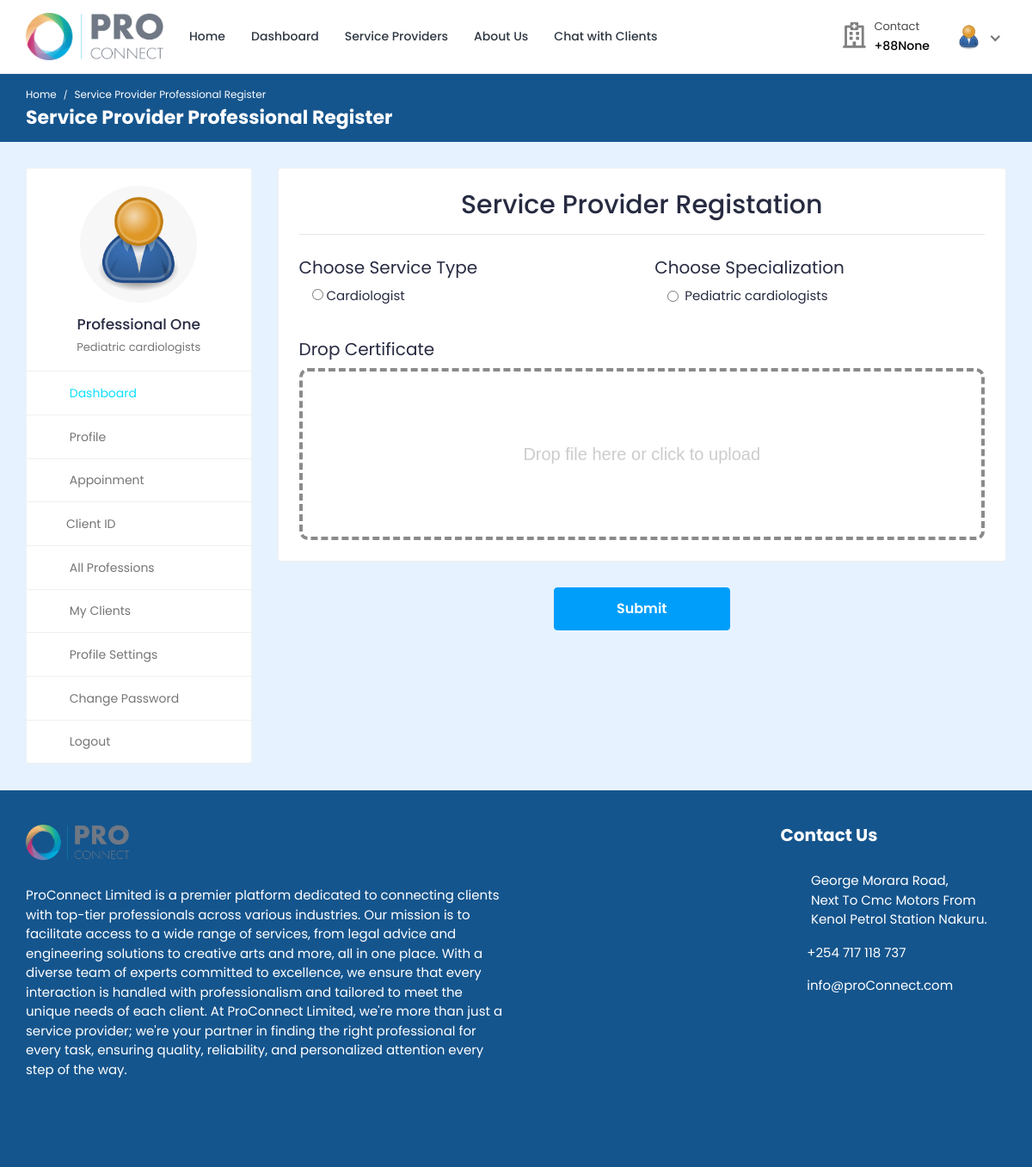
Page /service_provider-professional-register/1/ (signed in) on the committed database.
### professional/models.py (models this page shows, shortened)
class Professional_Information(models.Model):
    PROFESSION_CHOICES = (
        ('medical', 'Medical Services'),
        ('legal', 'Legal Services'),
        ('engineering', 'Engineering Services'),
        ('art', 'Art & Design'),
    )
    professional_id = models.AutoField(primary_key=True)
    user = models.OneToOneField(settings.AUTH_USER_MODEL, on_delete=models.CASCADE, related_name='profile')
    name = models.CharField(max_length=200)
    username = models.CharField(max_length=200, null=True, blank=True)
    gender = models.CharField(max_length=200, null=True, blank=True)
    description = models.TextField(max_length=1000, null=True, blank=True)
    profession = models.CharField(max_length=200, choices=PROFESSION_CHOICES)
    profession_name = models.ForeignKey(ServiceDepartment, on_delete=models.SET_NULL, null=True)
    specialization = models.ForeignKey(specialization, on_delete=models.SET_NULL, null=True)
    featured_image = models.ImageField(upload_to='professionals/', default='professionals/user-default.png')
    certificate_image = models.ImageField(upload_to='professionals_certificates/', default='professionals_certificates/default.png', null=True, blank=True)
    email = models.EmailField(max_length=200, null=True, blank=True)
    phone_number = models.CharField(max_length=200, null=True, blank=True)
    availability = models.CharField(max_length=200, null=True, blank=True)
    consultation_fee = models.IntegerField(null=True, blank=True, default=0)
    address = models.CharField(max_length=200, null=True, blank=True)
    service_name = models.ForeignKey(Service_Provider_Information, on_delete=models.SET_NULL, null=True, blank=True)
    profession = models.CharField(max_length=200, choices=PROFESSION_CHOICES, null=True, blank=True)
    institute = models.CharField(max_length=200, null=True, blank=True)
    degree = models.CharField(max_length=200, null=True, blank=True)
    completion_year = models.CharField(max_length=200, null=True, blank=True)
    work_place = models.CharField(max_length=200, null=True, blank=True)
    designation = models.CharField(max_length=200, null=True, blank=True)
    start_year = models.CharField(max_length=200, null=True, blank=True)
    end_year = models.CharField(max_length=200, null=True, blank=True)
    register_status = models.CharField(max_length=200, null=True, blank=True, default='Accepted')

### service_provider_admin/models.py (models this page shows, shortened)
class specialization(models.Model):
    specialization_id = models.AutoField(primary_key=True)
    specialization_name = models.CharField(max_length=200, null=True, blank=True)
    service_provider = models.ForeignKey(Service_Provider_Information, on_delete=models.CASCADE, null=True, blank=True)

class ServiceDepartment(models.Model):
    ServiceDepartment_id = models.AutoField(primary_key=True)
    ServiceDepartment_name = models.CharField(max_length=200, null=True, blank=True)
    service_provider = models.ForeignKey(Service_Provider_Information, on_delete=models.CASCADE, null=True, blank=True)
    featured_image = models.ImageField(upload_to='profession/', default='profession/default.png', null=True, blank=True)

### service_provider/views.py (the view, shortened to what this page needs)
# urls.py: path('service_provider-professional-register/<int:pk>/', views.service_provider_professional_register, name='service_provider-professional-register'),
@csrf_exempt
@login_required(login_url="login")
def service_provider_professional_register(request, pk):
    if request.user.is_authenticated:
        if request.user.is_professional:
            professional = Professional_Information.objects.get(user=request.user)
            service_providers = Service_Provider_Information.objects.get(service_provider_id=pk)
            professions = ServiceDepartment.objects.filter(service_provider=service_providers)
            specializations = specialization.objects.filter(service_provider=service_providers)
            context = {'professional': professional, 'service_providers': service_providers, 'professions': professions, 'specializations': specializations}
            return render(request, 'service_provider-professional-register.html', context)
    else:
        logout(request)
        messages.info(request, 'Not Authorized')
        return render(request, 'professional-login.html')

### templates/service_provider-professional-register.html (shortened to what this page needs)
{% load static %}
<!DOCTYPE html>
<html lang="en">
<head>
  <link rel="stylesheet" href="{% static 'proConnect-System/css/Normal/bootstrap.min.css' %}" />
  <link rel="stylesheet" href="{% static 'proConnect-System/plugins/Normal/fontawesome/css/fontawesome.min.css' %}" />
  <link rel="stylesheet" href="{% static 'proConnect-System/plugins/Normal/fontawesome/css/all.min.css' %}" />
  <link rel="stylesheet" href="{% static 'proConnect-System/css/Normalbootstrap-datetimepicker.min.css' %}" />
  <link rel="stylesheet" href="{% static 'proConnect-System/plugins/Normal/select2/css/select2.min.css'%}" />
  <link rel="stylesheet" href="{% static 'proConnect-System/plugins/Normal/fancybox/jquery.fancybox.min.css'%}" />
  <link rel="stylesheet" href="{% static 'proConnect-System/css/Normal/style.css' %}" />
  <link rel="stylesheet" href="{% static 'proConnect-System/css/Normal/search2.css' %}">
</head>
<body>
  <div class="main-wrapper">
    <header class="header">
      {% if user.is_authenticated and user.is_professional %}
      {% include 'professional-navbar.html' %}
      {% endif %}
    </header>
    <div class="breadcrumb-bar">
      <div class="container-fluid">
        <div class="row align-items-center">
          <div class="col-md-6 col-6">
            <nav aria-label="breadcrumb" class="page-breadcrumb">
              <ol class="breadcrumb">
                <li class="breadcrumb-item"><a href="index-2.html">Home</a></li>
                <li class="breadcrumb-item active" aria-current="page">Service Provider Professional Register</li>
              </ol>
            </nav>
            <h2 class="breadcrumb-title">Service Provider Professional Register</h2>
          </div>
        </div>
      </div>
    </div>
    <div class="content">
      <div class="container-fluid">
        <div class="row">
          <div class="col-md-5 col-lg-4 col-xl-3 theiaStickySidebar">
            <div>
              {% include 'professional-sidebar.html' %}
            </div>
          </div>
          <div class="col-md-12 col-lg-8 col-xl-9">
            <form action="{% url 'service_provider-professional-register' pk=service_providers.service_provider_id %}"
              method="POST" enctype="multipart/form-data">
              <div class="card">
                <div class="card-body">
                  <h2 class="card-title" style="text-align: center;">Service Provider Registation</h2>
                  <hr>
                  <div class="form-group row">
                    <div class="col-md-6">
                      <label class="col-form-label" style="font-size: 20px;">Choose Service Type</label>
                      <div class="col-md-10">
                        {% for profession in professions %}
                        <div class="radio">
                          <label>
                            <input type="radio" value="{{ profession.ServiceDepartment_id }}" name="profession_radio">
                            {{ profession.ServiceDepartment_name }}
                          </label>
                        </div>
                        {% endfor %}
                      </div>
                    </div>
                    <div class="col-md-6">
                      <label class="col-form-label" style="font-size: 20px;">Choose Specialization</label>
                      <div class="col-md-10">
                        {% for specialization in specializations %}
                        <div class="form-check">
                          <input class="form-check-input" type="radio" value="{{ specialization.specialization_id }}"
                            name="specialization_radio" id="flexRadioDefault2">
                          <label class="form-check-label" for="flexRadioDefault2">
                            {{ specialization.specialization_name }}
                          </label>
                        </div>
                        {% endfor %}
                      </div>
                    </div>
                  </div>
                  <label class="col-form-label" style="font-size: 20px;text-align: center;">Drop Certificate</label>
                  <div class="drop-zone">
                    <span class="drop-zone__prompt">Drop file here or click to upload</span>
                  </div>
                </div>
              </div>
              <div class="submit-section submit-btn-bottom center">
                <button type="submit" class="btn btn-info submit-btn" style="min-width: 205px;">Submit</button>
              </div>
            </form>
          </div>
        </div>
      </div>
    </div>
    {% include 'footer.html' %}
  </div>
</body>
</html>

### templates/professional-navbar.html (shortened to what this page needs)
{% load static %}
<nav class="navbar navbar-expand-lg header-nav">
  <div class="navbar-header">
    <a href="{% url 'service_provider_home'%}" class="navbar-brand logo">
      <img src="{% static 'proConnect-System/images/Normal/proConnect-logo.png' %}" class="img-fluid" alt="Logo" />
    </a>
  </div>
  <div class="main-menu-wrapper">
    <ul class="main-nav">
      <li>
        <a href="{% url 'service_provider_home'%}">Home</a>
      </li>
      <li>
        <a href="{% url 'professional-dashboard'%}">Dashboard</a>
      </li>
      <li><a href="{% url 'multiple-service_provider' %}" style="text-decoration: none;">Service Providers</a></li>
      <li>
        <a href="{% url 'about-us'%}">About Us</a>
      </li>
      <li>
        <a href="{% url 'chat-home' pk=user.id %}">Chat with Clients</a>
      </li>
    </ul>
  </div>
  <ul class="nav header-navbar-rht">
    <li class="nav-item contact-item">
      <div class="header-contact-img">
        <i class="far fa-hospital"></i>
      </div>
      <div class="header-contact-detail">
        <p class="contact-header">Contact</p>
        <p class="contact-info-header">+88{{professional.phone_number}}</p>
      </div>
    </li>
    <li class="nav-item dropdown has-arrow logged-item">
      <a href="#" class="dropdown-toggle nav-link" data-toggle="dropdown">
        <span class="user-img">
          <img class="rounded-circle" src="{{ professional.featured_image.url }}" width="31" alt="Darren Elder" />
        </span>
      </a>
    </li>
  </ul>
</nav>

### templates/professional-sidebar.html (shortened to what this page needs)
{% load static %}
<div class="profile-sidebar">
  <div class="widget-profile pro-widget-content">
    <div class="profile-info-widget">
      <a href="#" class="booking-doc-img">
        <img src="{{ professional.featured_image.url }}" alt="User Image" />
      </a>
      <div class="profile-det-info">
        <h3>{{ professional.name }}</h3>
        <div class="client-details">
          <h5 class="mb-0">{{professional.specialization.specialization_name}}</h5>
        </div>
      </div>
    </div>
  </div>
  <div class="dashboard-widget">
    <nav class="dashboard-menu sidebar">
      <ul>
        <li class="active">
          <a href="{% url 'professional-dashboard' %}">
            <i class="fas fa-columns"></i>
            <span>Dashboard</span>
          </a>
        </li>
        <li>
          <a href="{% url 'professional-profile' pk=professional.professional_id %}">
            <i class="fas fa-user"></i>
            <span>Profile</span>
          </a>
        </li>
        <li>
          <a href="{% url 'appointments'%}">
            <i class="fas fa-user-circle"></i>
            <span>Appoinment</span>
          </a>
        </li>
        <li class="nav-item has-submenu">
          <a href="#" class="nav-link"><i class="fas fa-search"></i><span>Client ID</span></a>
        </li>
        <li>
          <a href="{% url 'multiple-service_provider' %}">
            <i class="fas fa-hospital"></i>
            <span>All Professions</span>
          </a>
        </li>
        <li>
          <a href="{% url 'my-clients' %}">
            <i class="fas fa-user-injured"></i>
            <span>My Clients</span>
          </a>
        </li>
        <li>
          <a href="{% url 'professional-profile-settings' %}">
            <i class="fas fa-user-cog"></i>
            <span>Profile Settings</span>
          </a>
        </li>
        <li>
          <a href="{% url 'professional-change-password' pk=user.id%}">
            <i class="fas fa-lock"></i>
            <span>Change Password</span>
          </a>
        </li>
        <li>
          <a href="{% url 'professional-logout'%}">
            <i class="fas fa-sign-out-alt"></i>
            <span>Logout</span>
          </a>
        </li>
      </ul>
    </nav>
  </div>
</div>

### templates/service_provider-professional-register.html (style rules this page uses)
.drop-zone { max-width: auto; height: 200px; padding: 25px; display: flex; align-items: center; justify-content: center; text-align: center; font-family: "Quicksand", sans-serif; font-weight: 500; font-size: 20px; cursor: pointer; color: #cccccc; border: 4px dashed #8b8b8b; border-radius: 10px; }
.center { display: flex; justify-content: center; align-items: center; }

### rows in the picture
Professional_Information: phone_number "None", featured_image (placeholder picture), name "Professional One", specialization.specialization_name "Pediatric cardiologists"
ServiceDepartment: ServiceDepartment_name "Cardiologist"
specialization: specialization_name "Pediatric cardiologists"
